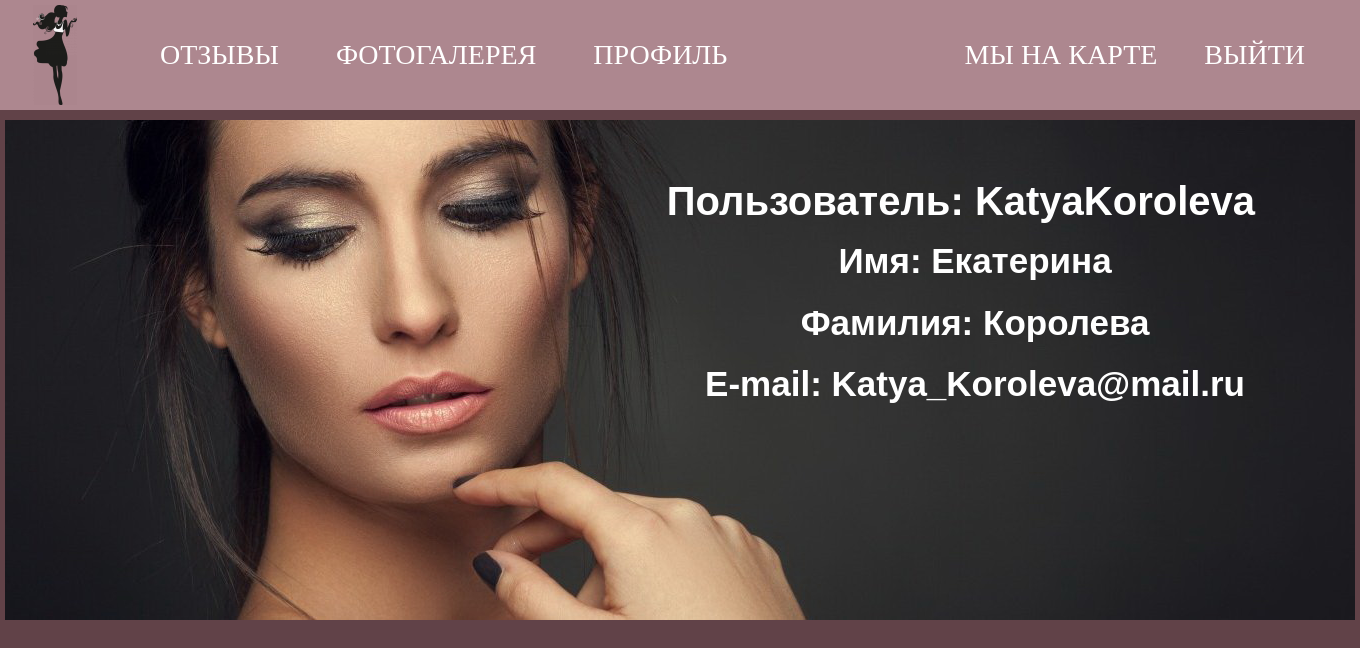
The app's page /user/KatyaKoroleva (signed in) with its own data.
### app/models.py (models this page shows, shortened)
class User(UserMixin, db.Model):
    id = db.Column(db.Integer, primary_key=True)
    username = db.Column(db.String(64), index=True, unique=True)
    name = db.Column(db.String(64), index=True, unique=False)
    fullname = db.Column(db.String(64), index=True, unique=False)
    telephone = db.Column(db.String(11), index=True, unique=False)
    email = db.Column(db.String(120), index=True, unique=True)
    password_hash = db.Column(db.String(128))
    posts = db.relationship('Post', backref='author', lazy='dynamic')
    def followed_posts(self):
        return Post.query.order_by(Post.timestamp.desc()).all()

### app/routes.py (the view)
@app.route('/user/<username>')
@login_required
def user(username):
    user = User.query.filter_by(username=username).first_or_404()
    posts = user.followed_posts()
    return render_template('user.html', user=user, posts=posts)

### app/models.py (called while the page is built)
@login.user_loader
def load_user(id):
    return User.query.get(int(id))

### app/templates/user.html (shortened to what this page needs)
{% extends "base.html" %}
{% block content %}
<div class="imagebanner">
	<img id = "indexFon" src="{{ url_for('static', filename='images/Image1.jpg') }}" width="1350" alt="Профиль">
    <div class="profilTitle">
        <h3><span>Пользователь: {{ user.username }}</span></h3>
    </div>
    <div class="profil">
        <h4><span>Имя: {{ user.name }}</span></h4>
        <h4><span>Фамилия: {{ user.fullname }}</span></h4>
        <h4><span>E-mail: {{ user.email }}</span></h4>
    </div>
</div>
{% endblock %}

### app/static/style.css (style rules this page uses)
body { background-color: #614248; font-family: 'Open Sans', Helvetica, Arial, Verdana, sans-serif; width: 100%; height: 100%; margin: 0px; text-align: justify; }
.imagebanner { margin: auto; text-align: center; position: relative; width: 1350px; }
.profilTitle { position: absolute; top: 40px; float: left; right: 100px; }
.profil { position: absolute; top: 100px; float: left; right: 110px; }
h3 span { text-align: center; color:#FFFFFF; font: bold 40px ChaletE, Sans-Serif; }
h4 span { text-align: center; color: #FFFFFF; font: bold 35px ChaletE, Sans-Serif; }

### records on screen
User: username "KatyaKoroleva", name "Екатерина", fullname "Королева", email "Katya_Koroleva@mail.ru"
